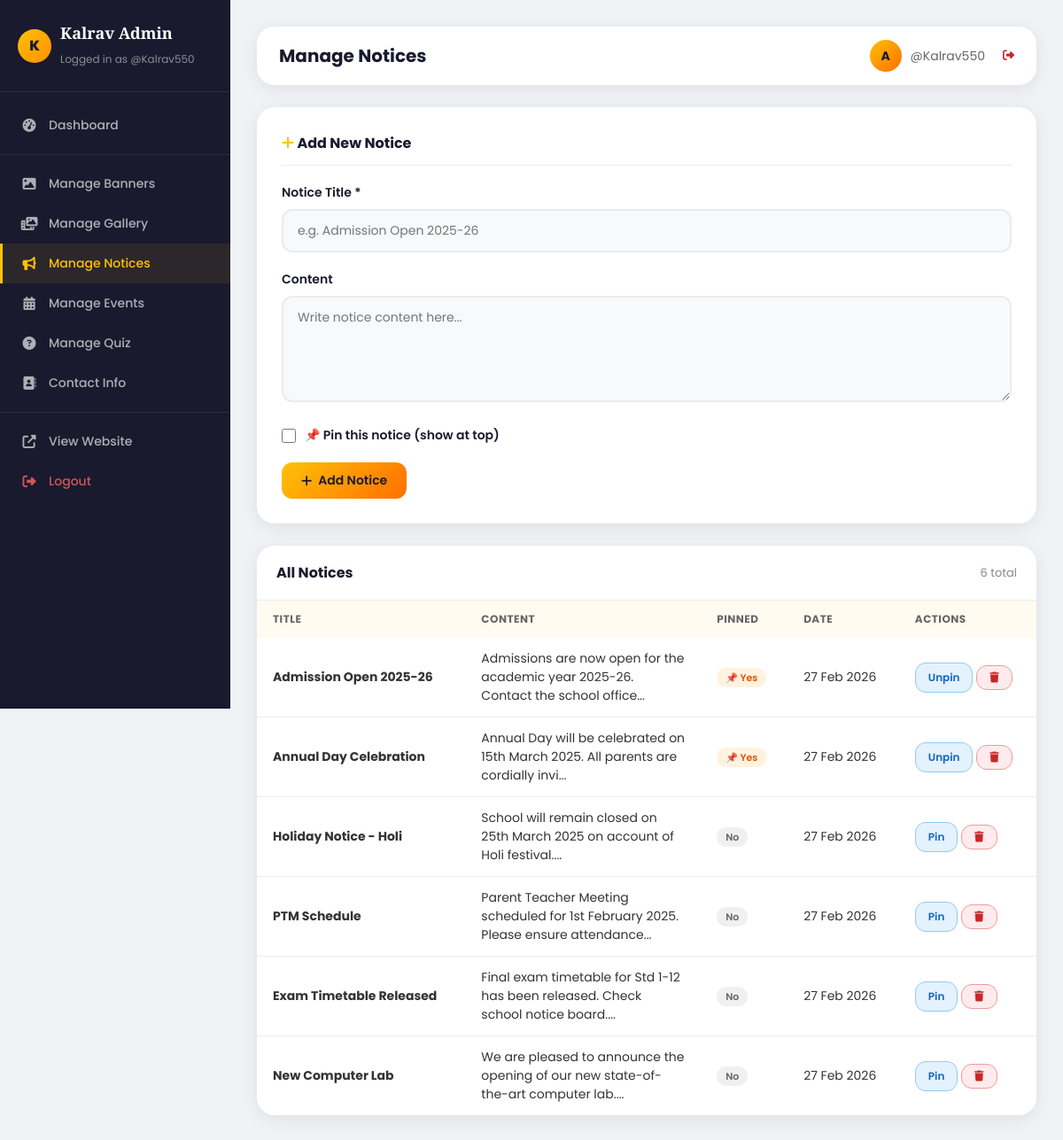
/admin/manage_notices.php (signed in), run on the app's committed database.
### tables this page shows
CREATE TABLE IF NOT EXISTS notices (
    id INT AUTO_INCREMENT PRIMARY KEY,
    title VARCHAR(255) NOT NULL,
    content TEXT,
    is_pinned TINYINT(1) DEFAULT 0,
    created_at TIMESTAMP DEFAULT CURRENT_TIMESTAMP
);

### admin/manage_notices.php (the view, shortened to what this page needs)
<?php
require_once 'auth_check.php';
$notices = $conn->query("SELECT * FROM notices ORDER BY is_pinned DESC, created_at DESC");
require_once 'admin_header.php';
?>
<div class="admin-form-card">
    <h2><i class="fas fa-plus" style="color:#FFC107;"></i> Add New Notice</h2>
    <form method="POST">
        <div class="form-group">
            <label>Notice Title *</label>
            <input type="text" name="title" required placeholder="e.g. Admission Open 2025-26">
        </div>
        <div class="form-group">
            <label>Content</label>
            <textarea name="content" rows="4" placeholder="Write notice content here..."></textarea>
        </div>
        <div class="form-group">
            <label style="display:flex;align-items:center;gap:10px;cursor:pointer;">
                <input type="checkbox" name="is_pinned" style="width:16px;height:16px;">
                📌 Pin this notice (show at top)
            </label>
        </div>
        <button type="submit" name="add_notice" class="admin-btn admin-btn-primary"><i class="fas fa-plus"></i> Add Notice</button>
    </form>
</div>
<div class="admin-card">
    <div class="admin-card-header"><h2>All Notices</h2><span style="font-size:13px;color:#888;"><?php echo $notices->num_rows; ?> total</span></div>
    <table class="admin-table">
        <thead><tr><th>Title</th><th>Content</th><th>Pinned</th><th>Date</th><th>Actions</th></tr></thead>
        <tbody>
            <?php if ($notices->num_rows > 0):
                while ($n = $notices->fetch_assoc()): ?>
            <tr>
                <td><strong><?php echo htmlspecialchars($n['title']); ?></strong></td>
                <td style="max-width:250px;"><?php echo htmlspecialchars(substr($n['content'],0,80)); ?>...</td>
                <td><?php echo $n['is_pinned'] ? '<span class="badge badge-warning">📌 Yes</span>' : '<span class="badge" style="background:#f0f0f0;color:#666;">No</span>'; ?></td>
                <td><?php echo date('d M Y', strtotime($n['created_at'])); ?></td>
                <td>
                    <form method="POST" style="display:inline;">
                        <button type="submit" name="toggle_pin" class="admin-btn admin-btn-info admin-btn-sm"><?php echo $n['is_pinned']?'Unpin':'Pin'; ?></button>
                    </form>
                    <form method="POST" style="display:inline;" onsubmit="return confirmDelete()">
                        <button type="submit" name="delete_notice" class="admin-btn admin-btn-danger admin-btn-sm"><i class="fas fa-trash"></i></button>
                    </form>
                </td>
            </tr>
            <?php endwhile; else: ?><tr><td colspan="5" style="text-align:center;padding:20px;color:#888;">No notices yet.</td></tr><?php endif; ?>
        </tbody>
    </table>
</div>
</div><script src="../assets/js/script.js"></script></body></html>

### assets/css/style.css (style rules this page uses)
:root { --primary: #FFC107; --primary-dark: #FF8F00; --primary-light: #FFD54F; --accent: #FF6F00; --dark: #1a1a2e; --dark2: #16213e; --text: #333333; --text-light: #666666; --white: #ffffff; --bg-light: #FFFBF0; --bg-gray: #f8f9fa; --border: #e9ecef; --shadow: 0 4px 20px rgba(0,0,0,0.08); --shadow-hover: 0 8px 30px rgba(255,193,7,0.25); --radius: 12px; --radius-lg: 20px; }
* { margin: 0; padding: 0; box-sizing: border-box; }
html { scroll-behavior: smooth; }
body { font-family: 'Poppins', sans-serif; color: var(--text); background: var(--white); overflow-x: hidden; }
.form-group { margin-bottom: 20px; }
.form-group label { display: block; font-weight: 600; font-size: 14px; margin-bottom: 8px; color: var(--dark); }
.form-group input, .form-group textarea, .form-group select { width: 100%; padding: 12px 16px; border: 2px solid var(--border); border-radius: var(--radius); font-family: 'Poppins', sans-serif; font-size: 14px; transition: border-color 0.3s; color: var(--text); background: var(--bg-gray); }
.form-group textarea { resize: vertical; min-height: 120px; }
.admin-body { background: #f0f2f5; min-height: 100vh; font-family: 'Poppins', sans-serif; }
.admin-card { background: var(--white); border-radius: var(--radius-lg); box-shadow: var(--shadow); overflow: hidden; margin-bottom: 25px; }
.admin-card-header { padding: 18px 22px; border-bottom: 1px solid var(--border); display: flex; justify-content: space-between; align-items: center; }
.admin-card-header h2 { font-size: 16px; font-weight: 700; color: var(--dark); }
.admin-table { width: 100%; border-collapse: collapse; }
.admin-table th { background: var(--bg-light); padding: 12px 18px; text-align: left; font-size: 12px; font-weight: 700; color: var(--text-light); text-transform: uppercase; letter-spacing: 0.5px; }
.admin-table td { padding: 13px 18px; border-bottom: 1px solid var(--border); font-size: 14px; color: var(--text); vertical-align: middle; }
.admin-table tr:last-child td { border-bottom: none; }
.admin-form-card { background: var(--white); border-radius: var(--radius-lg); padding: 28px; box-shadow: var(--shadow); margin-bottom: 25px; }
.admin-form-card h2 { font-size: 16px; font-weight: 700; margin-bottom: 20px; color: var(--dark); padding-bottom: 12px; border-bottom: 1px solid var(--border); }
.admin-btn { padding: 10px 22px; border-radius: var(--radius); border: none; cursor: pointer; font-family: 'Poppins', sans-serif; font-size: 14px; font-weight: 600; transition: all 0.3s; display: inline-flex; align-items: center; gap: 7px; text-decoration: none; }
.admin-btn-primary { background: linear-gradient(135deg, var(--primary), var(--accent)); color: var(--dark); }
.admin-btn-danger { background: #ffebee; color: #c62828; border: 1px solid #ef9a9a; }
.admin-btn-info { background: #e3f2fd; color: #1565c0; border: 1px solid #90caf9; }
.admin-btn-sm { padding: 7px 14px; font-size: 12px; }
.badge { padding: 3px 10px; border-radius: 50px; font-size: 11px; font-weight: 600; }
.badge-warning { background: #fff3e0; color: #e65100; }

### data on the page
notices: title "Admission Open 2025-26", content "Admissions are now open for the academic year 2025-26. Contact the school office", is_pinned "📌 Yes", created_at "27 Feb 2026"
notices: title "Annual Day Celebration", content "Annual Day will be celebrated on 15th March 2025. All parents are cordially invi", is_pinned "📌 Yes", created_at "27 Feb 2026"
notices: title "Holiday Notice - Holi", content "School will remain closed on 25th March 2025 on account of Holi festival.", is_pinned "No", created_at "27 Feb 2026"
notices: title "PTM Schedule", content "Parent Teacher Meeting scheduled for 1st February 2025. Please ensure attendance", is_pinned "No", created_at "27 Feb 2026"
notices: title "Exam Timetable Released", content "Final exam timetable for Std 1-12 has been released. Check school notice board.", is_pinned "No", created_at "27 Feb 2026"
notices: title "New Computer Lab", content "We are pleased to announce the opening of our new state-of-the-art computer lab.", is_pinned "No", created_at "27 Feb 2026"

### other printed values
$_SESSION['admin_username'] "@Kalrav550"
$adminTitle "Manage Notices"
$notices->num_rows "6"
